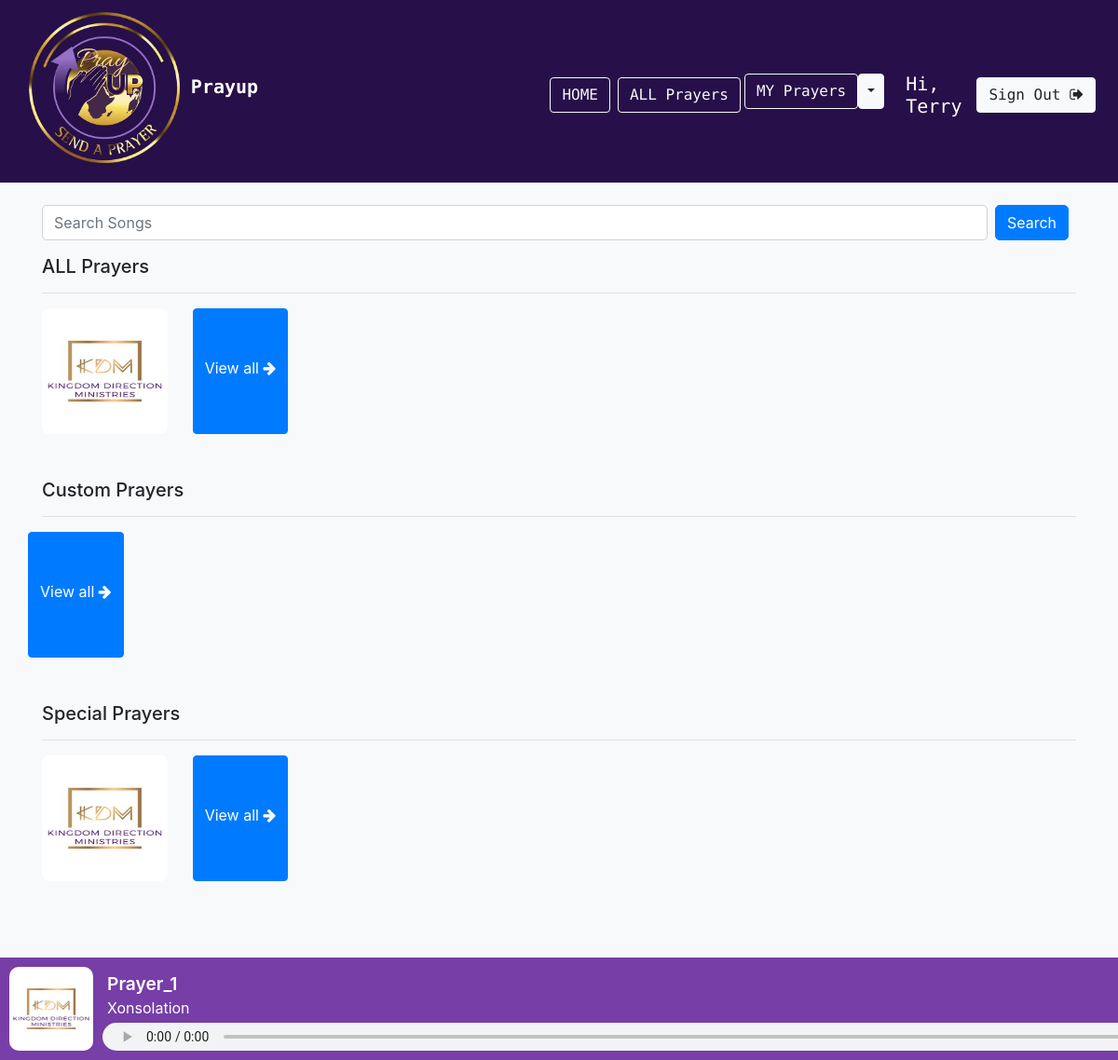
The app's page / (signed in) with its own data.
### musicapp/models.py (models this page shows, shortened)
class Song(models.Model):
    Language_Choice = (
              ('English', 'English'),
          )
    name = models.CharField(max_length=200)
    album = models.CharField(max_length=200)
    language = models.CharField(max_length=20,choices=Language_Choice,default='Hindi')
    song_img = models.FileField()
    year = models.IntegerField()
    singer = models.CharField(max_length=200)
    song_file = models.FileField()

### musicapp/views.py (the view)
# urls.py: path('', views.index, name='index'),
def index(request):
    if not request.user.is_anonymous :
        recent = list(Recent.objects.filter(user=request.user).values('song_id').order_by('-id'))
        recent_id = [each['song_id'] for each in recent][:5]
        recent_songs_unsorted = Song.objects.filter(id__in=recent_id,recent__user=request.user)
        recent_songs = list()
        for id in recent_id:
            recent_songs.append(recent_songs_unsorted.get(id=id))
    else:
        recent = None
        recent_songs = None
    first_time = False
    if not request.user.is_anonymous:
        last_played_list = list(Recent.objects.filter(user=request.user).values('song_id').order_by('-id'))
        if last_played_list:
            last_played_id = last_played_list[0]['song_id']
            last_played_song = Song.objects.get(id=last_played_id)
        else:
            first_time = True
            last_played_song = Song.objects.get(id=1)
    else:
        first_time = True
        last_played_song = Song.objects.get(id=1)
    songs = Song.objects.all()
    songs_all = list(Song.objects.all().values('id').order_by('?'))
    sliced_ids = [each['id'] for each in songs_all][:5]
    indexpage_songs = Song.objects.filter(id__in=sliced_ids)
    songs_hindi = list(Song.objects.filter(language='Hindi').values('id'))
    sliced_ids = [each['id'] for each in songs_hindi][:5]
    indexpage_hindi_songs = Song.objects.filter(id__in=sliced_ids)
    songs_english = list(Song.objects.filter(language='English').values('id'))
    sliced_ids = [each['id'] for each in songs_english][:5]
    indexpage_english_songs = Song.objects.filter(id__in=sliced_ids)
    if len(request.GET) > 0:
        search_query = request.GET.get('q')
        filtered_songs = songs.filter(Q(name__icontains=search_query)).distinct()
        context = {'all_songs': filtered_songs,'last_played':last_played_song,'query_search':True}
        return render(request, 'musicapp/index.html', context)
    context = {
        'all_songs':indexpage_songs,
        'recent_songs': recent_songs,
        'hindi_songs':indexpage_hindi_songs,
        'english_songs':indexpage_english_songs,
        'last_played':last_played_song,
        'first_time': first_time,
        'query_search':False,
    }
    return render(request, 'musicapp/index.html', context=context)

### templates/musicapp/index.html (shortened to what this page needs)
{% extends 'base.html' %}
{% load socialaccount %}
{% block body %}
<br>
<div class="container">
  <div class="col-md-13">
    <form id="searchform" class="form-horizontal" role="search" method="get" action=''>
          <div class="form-group">
              <div class="input-group">
                  <input type="text" class="form-control input-lg " name="q" style="border-radius: 5px;"
                  value="{{ request.GET.q }}" placeholder= "Search Songs "/>
                  <span class='input-group-btn mx-2'>
                    <button type="submit" style="border-radius: 5px;" class="btn btn-primary">Search</button>
                  </span>
              </div>
          </div>
      </form>
  </div>
{% if not query_search %}
  <header class="section-heading">
    <h5 class="section-title">ALL Prayers</h5>
  </header>
<hr>
{% endif %}
<div class="row" style="margin-right: 65px;margin-left:-15px">
  {% if all_songs %}
  {% for song in all_songs %}
      <div class="col-md-2">
          <div class="hovereffect">
            <img src="{{ song.song_img.url}}" class="img-responsive" height="135" width="135" style="border-radius: 8px 8px 8px 8px;">
          </div>
      </div>
      {% endfor %}
      {% endif %}
      {% if not query_search %}
      <a href="{% url 'all_songs' %}" class="btn btn-primary float-right" style="height: 135px;"><center style="margin-top: 45px;">View all <i class="fa fa-arrow-right" aria-hidden="true"></i></center></a>
      {% endif %}
    </div>
<br>
<br>
{% if not query_search %}
  <header class="section-heading">
    <h5 class="section-title">Custom Prayers</h5>
  </header>
<hr>
{% endif %}
<div class="row" style="margin-right: 65px;margin-left:-15px">
      {% if not query_search %}
      <a href="{% url 'hindi_songs' %}" class="btn btn-primary float-right" style="height: 135px;"><center style="margin-top: 45px;">View all <i class="fa fa-arrow-right" aria-hidden="true"></i></center></a>
      {% endif %}
</div>
<br>
<br>
{% if not query_search %}
  <header class="section-heading">
    <h5 class="section-title">Special Prayers</h5>
  </header>
<hr>
{% endif %}
<div class="row" style="margin-right: 65px;margin-left:-15px">
  {% if english_songs %}
  {% for song in english_songs %}
      <div class="col-md-2">
          <div class="hovereffect">
            <img src="{{ song.song_img.url}}" class="img-responsive" height="135" width="135" style="border-radius: 8px 8px 8px 8px;">
          </div>
      </div>
      {% endfor %}
      {% endif %}
      {% if not query_search %}
      <a href="{% url 'english_songs' %}" class="btn btn-primary float-right" style="height: 135px;"><center style="margin-top: 45px;">View all <i class="fa fa-arrow-right" aria-hidden="true"></i></center></a>
      {% endif %}
    </div>
</div>
<br>
<br>
<br>
<br>
<br>
<footer class="footer">
    <div class="player" style="padding-left: 10px;padding-top:10px;background-color: #5b1695d1">
      <div class="left"><img src="{{last_played.song_img.url}}" height="90" width="90" style="border-radius: 10px 10px 10px 10px;"></div>
      <div class="right">
         <div class="top">
            <a class="song" style="margin-left: 15px;color: white;">{{last_played.name}}</a>
            <a class="artist" style="margin-left: 15px;color:white">{{last_played.album}}</a>
         </div>
         <div class="bottom">
          {% if first_time %}
            <audio controls=""  name="media" style="margin-left: 20px;margin-bottom: 10px;width: 1230px;height:30px"><source src="{{last_played.song_file.url}}" type="audio/mpeg" ></audio>
              {% else %}
              <audio controls="" autoplay name="media" style="margin-left: 20px;margin-bottom: 10px;width: 1230px;height:30px"><source src="{{last_played.song_file.url}}" type="audio/mpeg" ></audio>
                {% endif %}
          </div>
      </div>
    </div>
</footer>
{% endblock body %}

### templates/base.html (shortened to what this page needs)
{% load static %}
<!doctype html>
<html lang="en">
<head>
    <link rel="stylesheet" href="https://maxcdn.bootstrapcdn.com/bootstrap/4.0.0/css/bootstrap.min.css">
    <link rel="stylesheet" href="https://stackpath.bootstrapcdn.com/font-awesome/4.7.0/css/font-awesome.min.css">
    <link href="{% static 'musicapp/css/musicplayer.css' %}" rel="stylesheet">
</head>
<body class="bg-light">
    <nav class="navbar navbar-expand-md navbar-primary bg-primary">
        <div class="container">
            <h1><a href="{% url 'index' %}" class="navbar-brand">
            <img src="../static/img/prayup-logo2.png" style="width: 30%;" alt="Prayup">&nbsp;<strong style="color: #fff;">Prayup</strong></a></h1>
            <div class="collapse navbar-collapse">
                <a href="{% url 'index' %}" class="btn btn-outline-light mt-2 mx-1">HOME</a>
                <a href="{% url 'all_songs' %}" class="btn btn-outline-light mt-2 mx-1">ALL Prayers</a
                {% if request.user.is_active %}
                <div class="btn-group mt-2 mx-1">
                    <a type="button" href="{% url 'mymusic' %}" class="btn btn-outline-light">MY Prayers</a>
                    <button type="button" class="btn btn-light dropdown-toggle dropdown-toggle-split" data-toggle="dropdown" aria-haspopup="true" aria-expanded="false">
                    </button>
                </div>
                {% endif %}
            </div>
            <div class="collapse navbar-collapse justify-content-end" id="navbar">
            {% if request.user.is_active %}
            <h5 class="text-white mt-3 mx-2">Hi, {{ request.user.username }}</h5>
            <a href="{% url 'logout' %}" class="btn btn-light mt-2 mx-2"> Sign Out <i class="fa fa-sign-out" aria-hidden="true"></i></a>
            {% else %}
            <a href="{% url 'login' %}" class="btn btn-light mt-2 mx-2"><i class="fa fa-sign-in" aria-hidden="true"></i> Sign In</a>
            <a href="{% url 'signup' %}" class="btn btn-light mt-2 mx-2"><i class="fa fa-user-plus" aria-hidden="true"></i> Sign Up</a>
            {% endif %}
            </div>
    </nav>
    {% block body %}
    {% endblock body %}
    <br>
    <br>
    <br>
</body>
</html>

### static/musicapp/css/musicplayer.css (style rules this page uses)
body .player { z-index: 10; background: #F9F9F9; color: #000; min-height: 80px; max-height: 150px; height: 110px; display: -webkit-box; display: flex; -webkit-box-orient: horizontal; -webkit-box-direction: normal; flex-direction: row; }
body .player .left { width: 80px; background-image: none; background-size: cover; }
body .player .right { -webkit-box-flex: 1; flex-grow: 1; display: -webkit-box; display: flex; -webkit-box-orient: vertical; -webkit-box-direction: normal; flex-direction: column; }
body .player .right .top { -webkit-box-flex: 1; flex-grow: 1; display: -webkit-box; display: flex; -webkit-box-orient: vertical; -webkit-box-direction: normal; flex-direction: column; -webkit-box-pack: center; justify-content: center; padding-left: 10px; }
body .player .right .top .song { font-size: 1.2em; font-weight: 600; }
body .player .right .bottom { display: -webkit-box; display: flex; }

### templates/base.html (style rules this page uses)
.navbar { font-family: 'Source Code Pro', monospace; }
.hovereffect { width: 100%; height: 100%; float: left; overflow: hidden; position: relative; text-align: center; cursor: default; }
.hovereffect img { display: block; position: relative; -webkit-transition: all .4s linear; transition: all .4s linear; }
.bg-primary { background-color: #270f49 !important }
html { position: relative; min-height: 100%; }
body { margin-bottom: 0px; }
.footer { position: fixed; bottom: 30px; width: 100%; height: 80px; background-color: #f5f5f5; }

### records on screen
Song: song_img (picture), name "Prayer_1", album "Xonsolation"

### other values on screen
{{ request.user.username }} "Terry"
